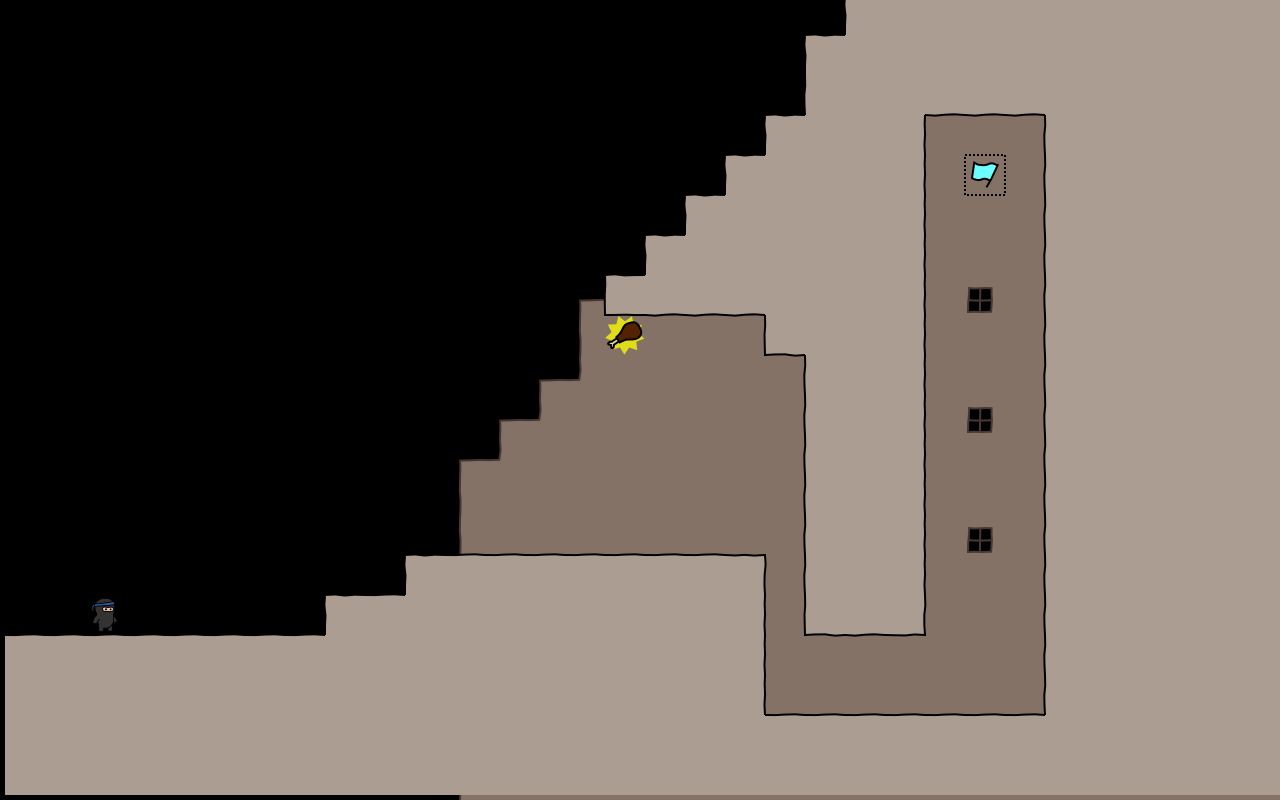

This game map was drawn from its Tiled (.tmx) file and the tilesets committed beside it. A one-line description and the full map source follow:
An orthogonal 32x20 tile map with 40x40 px tiles, 4 tile layers (bg, walls, objects, fg), 3 tilesets.

<map version="1.0" orientation="orthogonal" width="32" height="20" tilewidth="40" tileheight="40">
 <tileset firstgid="1" name="world1" tilewidth="50" tileheight="50">
  <image source="world1.png" width="400" height="400" />
 </tileset>
 <tileset firstgid="65" name="objectpalette" tilewidth="50" tileheight="50">
  <image source="objectpalette.png" width="400" height="500" />
 </tileset>
 <tileset firstgid="145" name="background" tilewidth="40" tileheight="40">
  <image source="background1.png" width="320" height="600" />
 </tileset>
 <layer name="bg" width="32" height="20">
  <data encoding="csv">
0,0,0,0,0,0,0,0,0,0,0,0,0,0,0,0,0,0,0,0,0,153,154,154,154,154,154,154,154,154,154,154,
0,0,0,0,0,0,0,0,0,0,0,0,0,0,0,0,0,0,0,0,0,153,154,154,154,154,154,154,154,154,154,154,
0,0,0,0,0,0,0,0,0,0,0,0,0,0,0,0,0,0,0,0,0,153,154,154,154,154,154,154,154,154,154,154,
0,0,0,0,0,0,0,0,0,0,0,0,0,0,0,0,0,0,0,0,0,153,154,154,154,154,154,154,154,154,154,154,
0,0,0,0,0,0,0,0,0,0,0,0,0,0,0,0,0,0,0,0,0,153,154,154,154,154,154,154,154,154,154,154,
0,0,0,0,0,0,0,0,0,0,0,0,0,0,0,0,0,0,0,0,0,153,154,154,154,154,154,154,154,154,154,154,
0,0,0,0,0,0,0,0,0,0,0,0,0,0,0,0,0,0,0,0,0,153,154,154,154,154,154,154,154,154,154,154,
0,0,0,0,0,0,0,0,0,0,0,0,0,0,145,146,146,146,146,146,146,148,154,154,150,154,154,154,154,154,154,154,
0,0,0,0,0,0,0,0,0,0,0,0,0,0,153,154,154,154,154,154,154,154,154,154,154,154,154,154,154,154,154,154,
0,0,0,0,0,0,0,0,0,0,0,0,0,145,148,154,154,154,154,154,154,154,154,154,154,154,154,154,154,154,154,154,
0,0,0,0,0,0,0,0,0,0,0,0,145,148,154,154,154,154,154,154,154,154,154,154,150,154,154,154,154,154,154,154,
0,0,0,0,0,0,0,0,0,0,0,145,148,154,154,154,154,154,154,154,154,154,154,154,154,154,154,154,154,154,154,154,
0,0,0,0,0,0,0,0,0,0,0,153,154,154,154,154,154,154,154,154,154,154,154,154,154,154,154,154,154,154,154,154,
0,0,0,0,0,0,0,0,0,0,0,153,154,154,154,154,154,154,154,154,154,154,154,154,150,154,154,154,154,154,154,154,
0,0,0,0,0,0,0,0,0,0,0,153,154,154,154,154,154,154,154,154,154,154,154,154,154,154,154,154,154,154,154,154,
0,0,0,0,0,0,0,0,0,0,0,153,154,154,154,154,154,154,154,154,154,154,154,154,154,154,154,154,154,154,154,154,
0,0,0,0,0,0,0,0,0,0,0,153,154,154,154,154,154,154,154,154,154,154,154,154,154,154,154,154,154,154,154,154,
0,0,0,0,0,0,0,0,0,0,0,153,154,154,154,154,154,154,154,154,154,154,154,154,154,154,154,154,154,154,154,154,
0,0,0,0,0,0,0,0,0,0,0,153,154,154,154,154,154,154,154,154,154,154,154,154,154,154,154,154,154,154,154,154,
0,0,0,0,0,0,0,0,0,0,0,153,154,154,154,154,154,154,154,154,154,154,154,154,154,154,154,154,154,154,154,154
</data>
 </layer>
 <layer name="walls" width="32" height="20">
  <data encoding="csv">
0,0,0,0,0,0,0,0,0,0,0,0,0,0,0,0,0,0,0,0,0,9,18,18,18,18,18,18,18,18,18,18,
0,0,0,0,0,0,0,0,0,0,0,0,0,0,0,0,0,0,0,0,9,18,18,18,18,18,18,18,18,18,18,18,
0,0,0,0,0,0,0,0,0,0,0,0,0,0,0,0,0,0,0,0,17,18,18,26,26,26,18,18,18,18,18,18,
0,0,0,0,0,0,0,0,0,0,0,0,0,0,0,0,0,0,0,9,18,18,19,0,0,0,17,18,18,18,18,18,
0,0,0,0,0,0,0,0,0,0,0,0,0,0,0,0,0,0,9,18,18,18,19,0,0,0,17,18,18,18,18,18,
0,0,0,0,0,0,0,0,0,0,0,0,0,0,0,0,0,9,18,18,18,18,19,0,0,0,17,18,18,18,18,18,
0,0,0,0,0,0,0,0,0,0,0,0,0,0,0,0,9,18,18,18,18,18,19,0,0,0,17,18,18,18,18,18,
0,0,0,0,0,0,0,0,0,0,0,0,0,0,0,1,26,26,26,18,18,18,19,0,0,0,17,18,18,18,18,18,
0,0,0,0,0,0,0,0,0,0,0,0,0,0,0,0,0,0,0,25,18,18,19,0,0,0,17,18,18,18,18,18,
0,0,0,0,0,0,0,0,0,0,0,0,0,0,0,0,0,0,0,0,17,18,19,0,0,0,17,18,18,18,18,18,
0,0,0,0,0,0,0,0,0,0,0,0,0,0,0,0,0,0,0,0,17,18,19,0,0,0,17,18,18,18,18,18,
0,0,0,0,0,0,0,0,0,0,0,0,0,0,0,0,0,0,0,0,17,18,19,0,0,0,17,18,18,18,18,18,
0,0,0,0,0,0,0,0,0,0,0,0,0,0,0,0,0,0,0,0,17,18,19,0,0,0,17,18,18,18,18,18,
0,0,0,0,0,0,0,0,0,0,0,0,0,0,0,0,0,0,0,0,17,18,19,0,0,0,17,18,18,18,18,18,
0,0,0,0,0,0,0,0,0,0,9,10,10,10,10,10,10,10,11,0,17,18,19,0,0,0,17,18,18,18,18,18,
0,0,0,0,0,0,0,0,9,10,18,18,18,18,18,18,18,18,19,0,25,26,27,0,0,0,17,18,18,18,18,18,
10,10,10,10,10,10,10,10,18,18,18,18,18,18,18,18,18,18,19,0,0,0,0,0,0,0,17,18,18,18,18,18,
18,18,18,18,18,18,18,18,18,18,18,18,18,18,18,18,18,18,19,0,0,0,0,0,0,0,17,18,18,18,18,18,
18,18,18,18,18,18,18,18,18,18,18,18,18,18,18,18,18,18,18,10,10,10,10,10,10,10,18,18,18,18,18,18,
18,18,18,18,18,18,18,18,18,18,18,18,18,18,18,18,18,18,18,18,18,18,18,18,18,18,18,18,18,18,18,18
</data>
 </layer>
 <layer name="objects" width="32" height="20">
  <data encoding="csv">
0,0,0,0,0,0,0,0,0,0,0,0,0,0,0,0,0,0,0,0,0,0,0,0,0,0,0,0,0,0,0,0,
0,0,0,0,0,0,0,0,0,0,0,0,0,0,0,0,0,0,0,0,0,0,0,0,0,0,0,0,0,0,0,0,
0,0,0,0,0,0,0,0,0,0,0,0,0,0,0,0,0,0,0,0,0,0,0,0,0,0,0,0,0,0,0,0,
0,0,0,0,0,0,0,0,0,0,0,0,0,0,0,0,0,0,0,0,0,0,0,0,0,0,0,0,0,0,0,0,
0,0,0,0,0,0,0,0,0,0,0,0,0,0,0,0,0,0,0,0,0,0,0,0,66,0,0,0,0,0,0,0,
0,0,0,0,0,0,0,0,0,0,0,0,0,0,0,0,0,0,0,0,0,0,0,0,0,0,0,0,0,0,0,0,
0,0,0,0,0,0,0,0,0,0,0,0,0,0,0,0,0,0,0,0,0,0,0,0,0,0,0,0,0,0,0,0,
0,0,0,0,0,0,0,0,0,0,0,0,0,0,0,0,0,0,0,0,0,0,0,0,0,0,0,0,0,0,0,0,
0,0,0,0,0,0,0,0,0,0,0,0,0,0,0,78,0,0,0,0,0,0,0,0,0,0,0,0,0,0,0,0,
0,0,0,0,0,0,0,0,0,0,0,0,0,0,0,0,0,0,0,0,0,0,0,0,0,0,0,0,0,0,0,0,
0,0,0,0,0,0,0,0,0,0,0,0,0,0,0,0,0,0,0,0,0,0,0,0,0,0,0,0,0,0,0,0,
0,0,0,0,0,0,0,0,0,0,0,0,0,0,0,0,0,0,0,0,0,0,0,0,0,0,0,0,0,0,0,0,
0,0,0,0,0,0,0,0,0,0,0,0,0,0,0,0,0,0,0,0,0,0,0,0,0,0,0,0,0,0,0,0,
0,0,0,0,0,0,0,0,0,0,0,0,0,0,0,0,0,0,0,0,0,0,0,0,0,0,0,0,0,0,0,0,
0,0,0,0,0,0,0,0,0,0,0,0,0,0,0,0,0,0,0,0,0,0,0,0,0,0,0,0,0,0,0,0,
0,0,65,0,0,0,0,0,0,0,0,0,0,0,0,0,0,0,0,0,0,0,0,0,0,0,0,0,0,0,0,0,
0,0,0,0,0,0,0,0,0,0,0,0,0,0,0,0,0,0,0,0,0,0,0,0,0,0,0,0,0,0,0,0,
0,0,0,0,0,0,0,0,0,0,0,0,0,0,0,0,0,0,0,0,0,0,0,0,0,0,0,0,0,0,0,0,
0,0,0,0,0,0,0,0,0,0,0,0,0,0,0,0,0,0,0,0,0,0,0,0,0,0,0,0,0,0,0,0,
0,0,0,0,0,0,0,0,0,0,0,0,0,0,0,0,0,0,0,0,0,0,0,0,0,0,0,0,0,0,0,0
</data>
 </layer>
 <layer name="fg" width="32" height="20">
  <data encoding="csv">
0,0,0,0,0,0,0,0,0,0,0,0,0,0,0,0,0,0,0,0,0,0,0,0,0,0,0,0,0,0,0,0,
0,0,0,0,0,0,0,0,0,0,0,0,0,0,0,0,0,0,0,0,0,0,0,0,0,0,0,0,0,0,0,0,
0,0,0,0,0,0,0,0,0,0,0,0,0,0,0,0,0,0,0,0,0,0,0,0,0,0,0,0,0,0,0,0,
0,0,0,0,0,0,0,0,0,0,0,0,0,0,0,0,0,0,0,0,0,0,0,0,0,0,0,0,0,0,0,0,
0,0,0,0,0,0,0,0,0,0,0,0,0,0,0,0,0,0,0,0,0,0,0,0,0,0,0,0,0,0,0,0,
0,0,0,0,0,0,0,0,0,0,0,0,0,0,0,0,0,0,0,0,0,0,0,0,0,0,0,0,0,0,0,0,
0,0,0,0,0,0,0,0,0,0,0,0,0,0,0,0,0,0,0,0,0,0,0,0,0,0,0,0,0,0,0,0,
0,0,0,0,0,0,0,0,0,0,0,0,0,0,0,0,0,0,0,0,0,0,0,0,0,0,0,0,0,0,0,0,
0,0,0,0,0,0,0,0,0,0,0,0,0,0,0,0,0,0,0,0,0,0,0,0,0,0,0,0,0,0,0,0,
0,0,0,0,0,0,0,0,0,0,0,0,0,0,0,0,0,0,0,0,0,0,0,0,0,0,0,0,0,0,0,0,
0,0,0,0,0,0,0,0,0,0,0,0,0,0,0,0,0,0,0,0,0,0,0,0,0,0,0,0,0,0,0,0,
0,0,0,0,0,0,0,0,0,0,0,0,0,0,0,0,0,0,0,0,0,0,0,0,0,0,0,0,0,0,0,0,
0,0,0,0,0,0,0,0,0,0,0,0,0,0,0,0,0,0,0,0,0,0,0,0,0,0,0,0,0,0,0,0,
0,0,0,0,0,0,0,0,0,0,0,0,0,0,0,0,0,0,0,0,0,0,0,0,0,0,0,0,0,0,0,0,
0,0,0,0,0,0,0,0,0,0,0,0,0,0,0,0,0,0,0,0,0,0,0,0,0,0,0,0,0,0,0,0,
0,0,0,0,0,0,0,0,0,0,0,0,0,0,0,0,0,0,0,0,0,0,0,0,0,0,0,0,0,0,0,0,
0,0,0,0,0,0,0,0,0,0,0,0,0,0,0,0,0,0,0,0,0,0,0,0,0,0,0,0,0,0,0,0,
0,0,0,0,0,0,0,0,0,0,0,0,0,0,0,0,0,0,0,0,0,0,0,0,0,0,0,0,0,0,0,0,
0,0,0,0,0,0,0,0,0,0,0,0,0,0,0,0,0,0,0,0,0,0,0,0,0,0,0,0,0,0,0,0,
0,0,0,0,0,0,0,0,0,0,0,0,0,0,0,0,0,0,0,0,0,0,0,0,0,0,0,0,0,0,0,0
</data>
 </layer>
</map>
